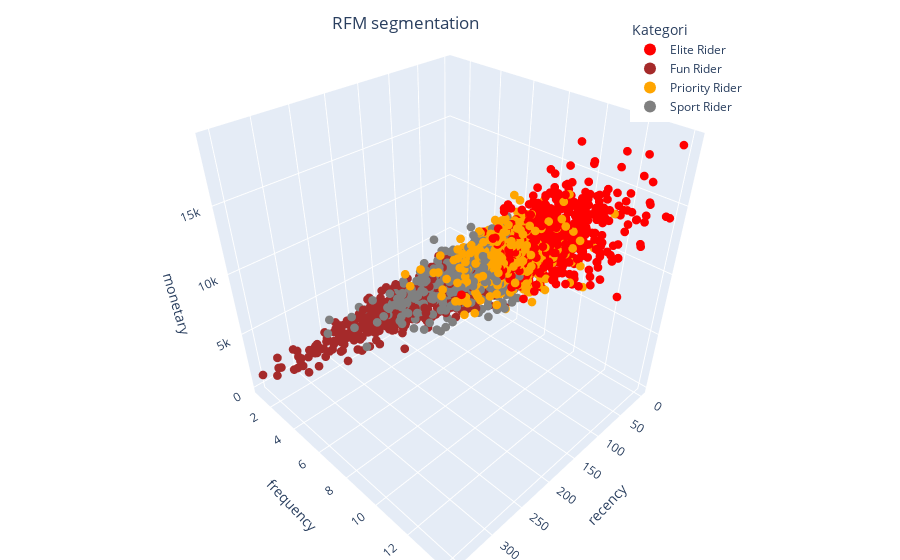

Source (notebook cell):
### Code cell
import plotly.express as px

color_map = {'Fun Rider' : 'brown', 'Sport Rider' : 'gray', 'Priority Rider' : 'orange', 'Elite Rider' : 'red'}

fig = px.scatter_3d(
    df_customer, 
    x='recency', 
    y='frequency', 
    z='monetary',
    color='Kategori', 
    color_discrete_map=color_map, 
)
                          
fig.update_traces(marker_size = 3)

# tight layout
fig.update_layout(margin=dict(l=0, r=0, b=0, t=0),
                  title={
                    'text': "RFM segmentation",
                    'y':0.97,
                    'x':0.45,
                    'xanchor': 'center',
                    'yanchor': 'top'},
                    legend=dict(
                      yanchor="top",
                      y=0.97,
                      xanchor="left",
                      x=0.70,
                      itemsizing='constant',
                      itemwidth = 30))

fig.update_xaxes(tickformat=".0f")

### Figure 1 — Plotly figure (JSON) as saved in the notebook; plotly's stock layout.template omitted (floating-point values rounded to 4 significant figures; data arrays with more than 128 entries replaced by an {"elided": "..."} marker saying what was removed)
{"data": [{"hovertemplate": "Kategori=Elite Rider<br>recency=%{x}<br>frequency=%{y}<br>monetary=%{z}<extra></extra>", "legendgroup": "Elite Rider", "marker": {"color": "red", "size": 3, "symbol": "circle"}, "mode": "markers", "name": "Elite Rider", "scene": "scene", "showlegend": true, "type": "scatter3d", "x": {"elided": "754 int values"}, "y": {"elided": "754 int values"}, "z": {"elided": "754 float values"}}, {"hovertemplate": "Kategori=Fun Rider<br>recency=%{x}<br>frequency=%{y}<br>monetary=%{z}<extra></extra>", "legendgroup": "Fun Rider", "marker": {"color": "brown", "size": 3, "symbol": "circle"}, "mode": "markers", "name": "Fun Rider", "scene": "scene", "showlegend": true, "type": "scatter3d", "x": {"elided": "965 int values"}, "y": {"elided": "965 int values"}, "z": {"elided": "965 float values"}}, {"hovertemplate": "Kategori=Priority Rider<br>recency=%{x}<br>frequency=%{y}<br>monetary=%{z}<extra></extra>", "legendgroup": "Priority Rider", "marker": {"color": "orange", "size": 3, "symbol": "circle"}, "mode": "markers", "name": "Priority Rider", "scene": "scene", "showlegend": true, "type": "scatter3d", "x": {"elided": "697 int values"}, "y": {"elided": "697 int values"}, "z": {"elided": "697 float values"}}, {"hovertemplate": "Kategori=Sport Rider<br>recency=%{x}<br>frequency=%{y}<br>monetary=%{z}<extra></extra>", "legendgroup": "Sport Rider", "marker": {"color": "gray", "size": 3, "symbol": "circle"}, "mode": "markers", "name": "Sport Rider", "scene": "scene", "showlegend": true, "type": "scatter3d", "x": {"elided": "1077 int values"}, "y": {"elided": "1077 int values"}, "z": {"elided": "1077 float values"}}], "layout": {"legend": {"itemsizing": "constant", "itemwidth": 30, "title": {"text": "Kategori"}, "tracegroupgap": 0, "x": 0.7, "xanchor": "left", "y": 0.97, "yanchor": "top"}, "margin": {"b": 0, "l": 0, "r": 0, "t": 0}, "scene": {"domain": {"x": [0, 1], "y": [0, 1]}, "xaxis": {"title": {"text": "recency"}}, "yaxis": {"title": {"text": "frequency"}}, "zaxis": {"title": {"text": "monetary"}}}, "title": {"text": "RFM segmentation", "x": 0.45, "xanchor": "center", "y": 0.97, "yanchor": "top"}, "xaxis": {"tickformat": ".0f"}}}
